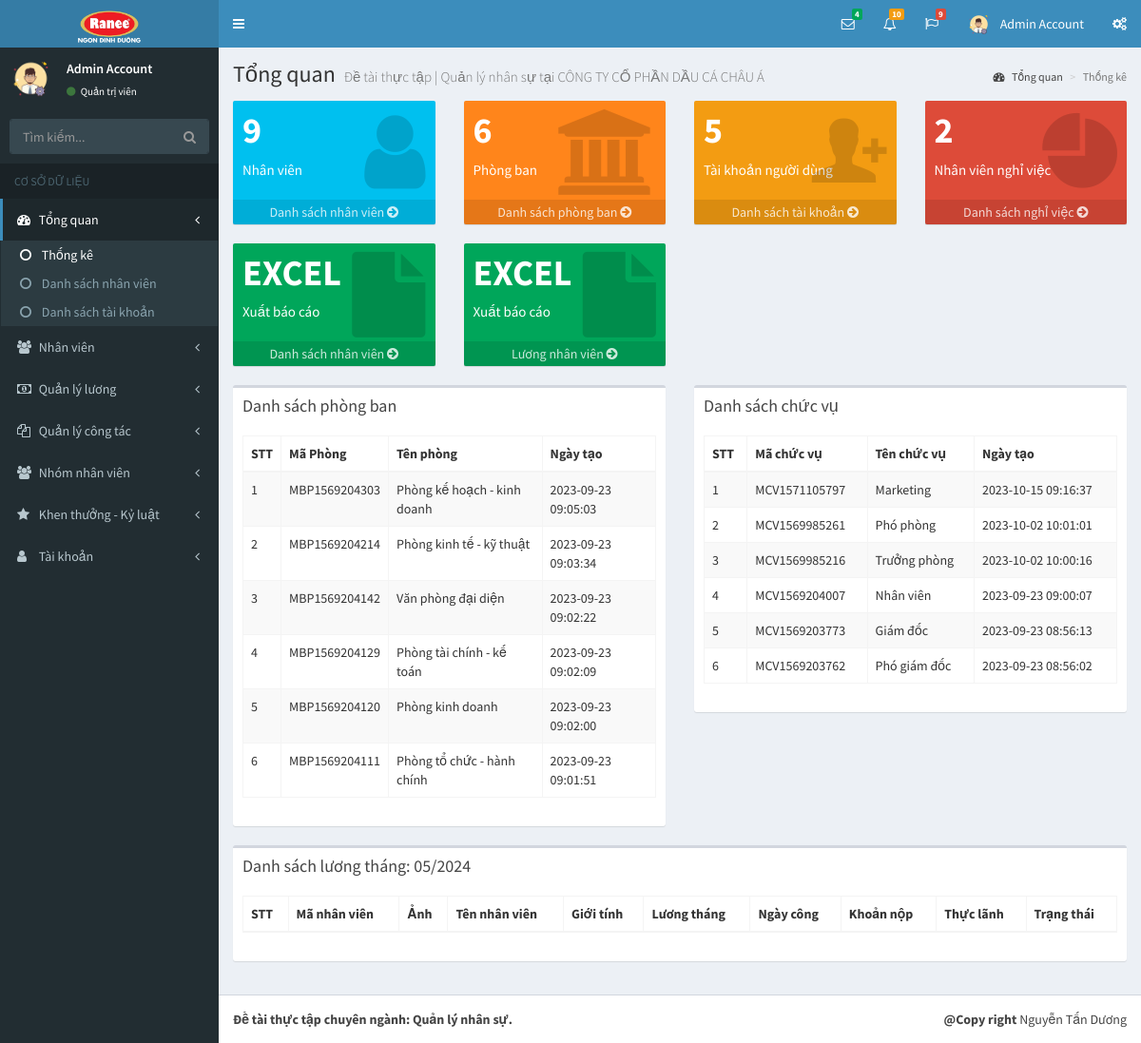
The app's page /pages/index.php?p=index&a=statistic (signed in) with its own data.
### tables this page shows
CREATE TABLE `tai_khoan` (
  `id` int(11) NOT NULL,
  `ho` varchar(50) NOT NULL,
  `ten` varchar(50) NOT NULL,
  `hinh_anh` varchar(50) NOT NULL,
  `email` varchar(50) NOT NULL,
  `mat_khau` varchar(50) NOT NULL,
  `so_dt` varchar(50) NOT NULL,
  `quyen` tinyint(1) NOT NULL,
  `trang_thai` tinyint(1) NOT NULL,
  `truy_cap` int(11) NOT NULL,
  `ngay_tao` datetime NOT NULL,
  `ngay_sua` datetime NOT NULL
);

CREATE TABLE `phong_ban` (
  `id` int(11) NOT NULL,
  `ma_phong_ban` varchar(255) NOT NULL,
  `ten_phong_ban` varchar(255) NOT NULL,
  `ghi_chu` varchar(255) NOT NULL,
  `nguoi_tao` varchar(50) NOT NULL,
  `ngay_tao` datetime NOT NULL,
  `nguoi_sua` varchar(50) DEFAULT NULL,
  `ngay_sua` datetime DEFAULT NULL
);

CREATE TABLE `chuc_vu` (
  `id` int(11) NOT NULL,
  `ma_chuc_vu` varchar(50) NOT NULL,
  `ten_chuc_vu` varchar(255) NOT NULL,
  `luong_ngay` double NOT NULL,
  `ghi_chu` varchar(255) NOT NULL,
  `nguoi_tao` varchar(50) NOT NULL,
  `ngay_tao` datetime NOT NULL,
  `nguoi_sua` varchar(50) NOT NULL,
  `ngay_sua` datetime NOT NULL
);

### pages/index.php (the view, shortened to what this page needs)
<?php
if(isset($_SESSION['username']) && isset($_SESSION['level']))
{
	include('../layouts/header.php');
	include('../layouts/topbar.php');
	include('../layouts/sidebar.php');
	$nv = "SELECT count(id) as soluong FROM nhanvien";
	$resultNV = mysqli_query($conn, $nv);
	$rowNV = mysqli_fetch_array($resultNV);
	$tongNV = $rowNV['soluong'];
	$nghiViec = "SELECT count(id) as soluong FROM nhanvien WHERE trang_thai = 0";
	$resultNghiViec = mysqli_query($conn, $nghiViec);
	$rowNghiViec = mysqli_fetch_array($resultNghiViec);
	$tongNghiViec = $rowNghiViec['soluong'];
	$pb = "SELECT count(id) as soluong FROM phong_ban";
	$resultPB = mysqli_query($conn, $pb);
	$rowPB = mysqli_fetch_array($resultPB);
	$tongPB = $rowPB['soluong'];
	$tk = "SELECT count(id) as soluong FROM tai_khoan";
	$resultTK = mysqli_query($conn, $tk);
	$rowTK = mysqli_fetch_array($resultTK);
	$tongTK = $rowTK['soluong'];
	$phongBan = "SELECT ma_phong_ban, ten_phong_ban, ngay_tao FROM phong_ban ORDER BY id DESC";
	$resultPhongBan = mysqli_query($conn, $phongBan);
	$arrPhongBan = array();
	while ($rowPhongBan = mysqli_fetch_array($resultPhongBan))
	{
		$arrPhongBan[] = $rowPhongBan;
	}
	$chucVu = "SELECT ma_chuc_vu, ten_chuc_vu, ngay_tao FROM chuc_vu ORDER BY id DESC";
	$resultChucVu = mysqli_query($conn, $chucVu);
	$arrChucVu = array();
	while ($rowChucVu = mysqli_fetch_array($resultChucVu))
	{
		$arrChucVu[] = $rowChucVu;
	}
	$thangLuongHienTai = date_format(date_create(date("Y-m-d H:i:s")), "m/Y");
?>
	<div class="content-wrapper">
	    <section class="content-header">
	      <h1>
	        Tổng quan
	        <small>Đề tài thực tập | Quản lý nhân sự tại CÔNG TY CỔ PHẦN DẦU CÁ CHÂU Á</small>
	      </h1>
	      <ol class="breadcrumb">
	        <li><a href="index.php?p=index&a=statistic"><i class="fa fa-dashboard"></i> Tổng quan</a></li>
	        <li class="active">Thống kê</li>
	      </ol>
	    </section>
	    <section class="content">
	      <div class="row">
	        <div class="col-lg-3 col-xs-6">
	          <div class="small-box bg-aqua">
	            <div class="inner">
	              <h3><?php echo $tongNV; ?></h3>
	              <p>Nhân viên</p>
	            </div>
	            <div class="icon">
	              <i class="fa fa-user"></i>
	            </div>
	            <a href="danh-sach-nhan-vien.php?p=staff&a=list-staff" class="small-box-footer">Danh sách nhân viên <i class="fa fa-arrow-circle-right"></i></a>
	          </div>
	        </div>
	        <div class="col-lg-3 col-xs-6">
	          <div class="small-box bg-orange">
	            <div class="inner">
	              <h3><?php echo $tongPB; ?></h3>
	              <p>Phòng ban</p>
	            </div>
	            <div class="icon">
	              <i class="fa fa-bank"></i>
	            </div>
	            <a href="phong-ban.php?p=staff&a=room" class="small-box-footer">Danh sách phòng ban <i class="fa fa-arrow-circle-right"></i></a>
	          </div>
	        </div>
	        <div class="col-lg-3 col-xs-6">
	          <div class="small-box bg-yellow">
	            <div class="inner">
	              <h3><?php echo $tongTK; ?></h3>
	              <p>Tài khoản người dùng</p>
	            </div>
	            <div class="icon">
	              <i class="ion ion-person-add"></i>
	            </div>
	            <a href="ds-tai-khoan.php?p=account&a=list-account" class="small-box-footer">Danh sách tài khoản <i class="fa fa-arrow-circle-right"></i></a>
	          </div>
	        </div>
	        <div class="col-lg-3 col-xs-6">
	          <div class="small-box bg-red">
	            <div class="inner">
	              <h3><?php echo $tongNghiViec; ?></h3>
	              <p>Nhân viên nghỉ việc</p>
	            </div>
	            <div class="icon">
	              <i class="ion ion-pie-graph"></i>
	            </div>
	            <a href="#" class="small-box-footer" onclick="return false;">Danh sách nghỉ việc <i class="fa fa-arrow-circle-right"></i></a>
	          </div>
	        </div>
	        <div class="col-lg-3 col-xs-6">
	          <div class="small-box bg-green">
	            <div class="inner">
	              <h3>EXCEL</h3>
	              <p>Xuất báo cáo</p>
	            </div>
	            <div class="icon">
	              <i class="fa fa-file"></i>
	            </div>
	            <a href="export-nhan-vien.php" class="small-box-footer">Danh sách nhân viên <i class="fa fa-arrow-circle-right"></i></a>
	          </div>
	        </div>
	        <div class="col-lg-3 col-xs-6">
	          <div class="small-box bg-green">
	            <div class="inner">
	              <h3>EXCEL</h3>
	              <p>Xuất báo cáo</p>
	            </div>
	            <div class="icon">
	              <i class="fa fa-file"></i>
	            </div>
	            <a href="export-bang-luong.php" class="small-box-footer">Lương nhân viên <i class="fa fa-arrow-circle-right"></i></a>
	          </div>
	        </div>
	      </div>
	      <div class="row">
	      	<div class="col-lg-6">
	      		<div class="box">
		            <div class="box-header">
		              <h3 class="box-title">Danh sách phòng ban</h3>
		            </div>
		            <div class="box-body">
		              <div class="table-responsive">
		                <table id="example1" class="table table-bordered table-striped">
		                  <thead>
		                  <tr>
		                    <th>STT</th>
		                    <th>Mã Phòng</th>
		                    <th>Tên phòng</th>
		                    <th>Ngày tạo</th>
		                  </tr>
		                  </thead>
		                  <tbody>
		                  <?php
		                    $count = 1;
		                    foreach ($arrPhongBan as $pb)
		                    {
		                  ?>
		                      <tr>
		                        <td><?php echo $count; ?></td>
		                        <td><?php echo $pb['ma_phong_ban']; ?></td>
		                        <td><?php echo $pb['ten_phong_ban']; ?></td>
		                        <td><?php echo $pb['ngay_tao']; ?></td>
		                      </tr>
		                  <?php
		                      $count++;
		                    }
		                  ?>
		                  </tbody>
		                </table>
		              </div>
		            </div>
		         </div>
	      	</div>
	      	<div class="col-lg-6">
	      		<div class="box">
		            <div class="box-header">
		              <h3 class="box-title">Danh sách chức vụ</h3>
		            </div>
		            <div class="box-body">
		              <div class="table-responsive">
		                <table id="example3" class="table table-bordered table-striped">
		                  <thead>
		                  <tr>
		                    <th>STT</th>
		                    <th>Mã chức vụ</th>
		                    <th>Tên chức vụ</th>
		                    <th>Ngày tạo</th>
		                  </tr>
		                  </thead>
		                  <tbody>
		                  <?php
		                    $count = 1;
		                    foreach ($arrChucVu as $cv)
		                    {
		                  ?>
		                      <tr>
		                        <td><?php echo $count; ?></td>
		                        <td><?php echo $cv['ma_chuc_vu']; ?></td>
		                        <td><?php echo $cv['ten_chuc_vu']; ?></td>
		                        <td><?php echo $cv['ngay_tao']; ?></td>
		                      </tr>
		                  <?php
		                      $count++;
		                    }
		                  ?>
		                  </tbody>
		                </table>
		              </div>
		            </div>
		         </div>
	      	</div>
	      	<div class="col-lg-12">
	      		<div class="box">
		            <div class="box-header">
		              <h3 class="box-title">Danh sách lương tháng: <?php echo $thangLuongHienTai; ?></h3>
		            </div>
		            <div class="box-body">
		              <div class="table-responsive">
		                <table id="example4" class="table table-bordered table-striped">
		                  <thead>
		                  <tr>
		                    <th>STT</th>
		                    <th>Mã nhân viên</th>
		                    <th>Ảnh</th>
		                    <th>Tên nhân viên</th>
		                    <th>Giới tính</th>
		                    <th>Lương tháng</th>
		                    <th>Ngày công</th>
		                    <th>Khoản nộp</th>
		                    <th>Thực lãnh</th>
		                    <th>Trạng thái</th>
		                  </tr>
		                  </thead>
		                </table>
		              </div>
		            </div>
		         </div>
	      	</div>
	      </div>
	    </section>
	</div>
<?php
	include('../layouts/footer.php');
}
else
{
	header('Location: dang-nhap.php');
}
?>

### layouts/topbar.php (shortened to what this page needs)
<body class="hold-transition skin-blue sidebar-mini">
<div class="wrapper">
  <header class="main-header">
    <a href="index.php?p=index&a=statistic" class="logo">
      <span class="logo-lg"><img src="../dist/images/logo.png" alt=""></span>
    </a>
    <nav class="navbar navbar-static-top">
      <a href="#" class="sidebar-toggle" data-toggle="push-menu" role="button">
      </a>
      <div class="navbar-custom-menu">
        <ul class="nav navbar-nav">
          <li class="dropdown messages-menu">
            <a href="#" class="dropdown-toggle" data-toggle="dropdown">
              <i class="fa fa-envelope-o"></i>
              <span class="label label-success">4</span>
            </a>
          </li>
          <li class="dropdown notifications-menu">
            <a href="#" class="dropdown-toggle" data-toggle="dropdown">
              <i class="fa fa-bell-o"></i>
              <span class="label label-warning">10</span>
            </a>
          </li>
          <li class="dropdown tasks-menu">
            <a href="#" class="dropdown-toggle" data-toggle="dropdown">
              <i class="fa fa-flag-o"></i>
              <span class="label label-danger">9</span>
            </a>
          </li>
          <li class="dropdown user user-menu">
            <a href="#" class="dropdown-toggle" data-toggle="dropdown">
              <img src="../uploads/images/<?php echo $row_acc['hinh_anh']; ?>" class="user-image" alt="User Image">
              <span class="hidden-xs"><?php echo $row_acc['ten']; ?> <?php echo $row_acc['ho']; ?></span>
            </a>
          </li>
          <li>
            <a href="#" data-toggle="control-sidebar"><i class="fa fa-gears"></i></a>
          </li>
        </ul>
      </div>
    </nav>
  </header>

### layouts/sidebar.php (shortened to what this page needs)
<?php
    if(isset($_GET['p']) && isset($_GET['a']))
    {
        $p = $_GET['p'];
        $a = $_GET['a'];
    }
?>
  <aside class="main-sidebar">
    <section class="sidebar">
      <div class="user-panel">
        <div class="pull-left image">
          <img src="../uploads/images/<?php echo $row_acc['hinh_anh']; ?>" class="img-circle" alt="User Image">
        </div>
        <div class="pull-left info">
          <p>
            <?php echo $row_acc['ten']; ?> <?php echo $row_acc['ho']; ?>
          </p>
          <a href="#"><i class="fa fa-circle text-success"></i>
            <?php
              if($row_acc['quyen'] == 1)
              {
                echo "Quản trị viên";
              }
              else
              {
                echo "Nhân viên";
              }
            ?>
          </a>
        </div>
      </div>
      <form action="#" method="get" class="sidebar-form">
        <div class="input-group">
          <input type="text" name="q" class="form-control" placeholder="Tìm kiếm...">
          <span class="input-group-btn">
                <button type="submit" name="search" id="search-btn" class="btn btn-flat"><i class="fa fa-search"></i>
                </button>
              </span>
        </div>
      </form>
      <ul class="sidebar-menu" data-widget="tree">
        <li class="header">CƠ SỞ DỮ LIỆU</li>
        <li class="<?php if($p == 'index') echo 'active'; ?> treeview">
          <a href="#">
            <i class="fa fa-dashboard"></i> <span>Tổng quan</span>
            <span class="pull-right-container">
              <i class="fa fa-angle-left pull-right"></i>
            </span>
          </a>
          <ul class="treeview-menu">
            <li class="<?php if($a == 'statistic') echo 'active'; ?>"><a href="index.php?p=index&a=statistic"><i class="fa fa-circle-o"></i> Thống kê</a></li>
            <li class="<?php if($a == 'nhanvien') echo 'active'; ?>"><a a href="ds-nhanvien.php?p=index&a=nhanvien"><i class="fa fa-circle-o"></i> Danh sách nhân viên</a></li>
            <li class="<?php if(($p == 'index') && ($a == 'taikhoan')) echo 'active'; ?>"><a href="index_taikhoan.php?p=index&a=taikhoan"><i class="fa fa-circle-o"></i> Danh sách tài khoản</a></li>
          </ul>
        </li>
        <li class="<?php if($p == 'staff') echo 'active'; ?> treeview">
          <a href="#">
            <i class="fa fa-users"></i>
            <span>Nhân viên</span>
            <span class="pull-right-container">
              <i class="fa fa-angle-left pull-right"></i>
            </span>
          </a>
        </li>
        <li class="<?php if($p == 'salary') echo 'active'; ?> treeview">
          <a href="#">
            <i class="fa fa-money"></i>
            <span>Quản lý lương</span>
            <span class="pull-right-container">
              <i class="fa fa-angle-left pull-right"></i>
            </span>
          </a>
        </li>
        <li class="<?php if($p == 'collaborate') echo 'active'; ?> treeview">
          <a href="#">
            <i class="fa fa-files-o"></i>
            <span>Quản lý công tác</span>
            <span class="pull-right-container">
              <i class="fa fa-angle-left pull-right"></i>
            </span>
          </a>
        </li>
        <li class="<?php if($p == 'group') echo 'active'; ?> treeview">
          <a href="#">
            <i class="fa fa-users"></i> <span>Nhóm nhân viên</span>
            <span class="pull-right-container">
              <i class="fa fa-angle-left pull-right"></i>
            </span>
          </a>
        </li>
        <li class="<?php if($p == 'bonus-discipline') echo 'active'; ?> treeview">
          <a href="#">
            <i class="fa fa-star"></i> <span>Khen thưởng - Kỷ luật</span>
            <span class="pull-right-container">
              <i class="fa fa-angle-left pull-right"></i>
            </span>
          </a>
        </li>
        <li class="<?php if($p == 'account') echo 'active'; ?> treeview">
          <a href="#">
            <i class="fa fa-user"></i> <span>Tài khoản</span>
            <span class="pull-right-container">
              <i class="fa fa-angle-left pull-right"></i>
            </span>
          </a>
        </li>
      </ul>
    </section>
  </aside>

### records on screen
tai_khoan: hinh_anh (picture), ten "Admin", ho "Account"
phong_ban: ma_phong_ban "MBP1569204303", ten_phong_ban "Phòng kế hoạch - kinh doanh", ngay_tao "2023-09-23 09:05:03"
phong_ban: ma_phong_ban "MBP1569204214", ten_phong_ban "Phòng kinh tế - kỹ thuật", ngay_tao "2023-09-23 09:03:34"
phong_ban: ma_phong_ban "MBP1569204142", ten_phong_ban "Văn phòng đại diện", ngay_tao "2023-09-23 09:02:22"
phong_ban: ma_phong_ban "MBP1569204129", ten_phong_ban "Phòng tài chính - kế toán", ngay_tao "2023-09-23 09:02:09"
phong_ban: ma_phong_ban "MBP1569204120", ten_phong_ban "Phòng kinh doanh", ngay_tao "2023-09-23 09:02:00"
phong_ban: ma_phong_ban "MBP1569204111", ten_phong_ban "Phòng tổ chức - hành chính", ngay_tao "2023-09-23 09:01:51"
chuc_vu: ma_chuc_vu "MCV1571105797", ten_chuc_vu "Marketing", ngay_tao "2023-10-15 09:16:37"
chuc_vu: ma_chuc_vu "MCV1569985261", ten_chuc_vu "Phó phòng", ngay_tao "2023-10-02 10:01:01"
chuc_vu: ma_chuc_vu "MCV1569985216", ten_chuc_vu "Trưởng phòng", ngay_tao "2023-10-02 10:00:16"
chuc_vu: ma_chuc_vu "MCV1569204007", ten_chuc_vu "Nhân viên", ngay_tao "2023-09-23 09:00:07"
chuc_vu: ma_chuc_vu "MCV1569203773", ten_chuc_vu "Giám đốc", ngay_tao "2023-09-23 08:56:13"
chuc_vu: ma_chuc_vu "MCV1569203762", ten_chuc_vu "Phó giám đốc", ngay_tao "2023-09-23 08:56:02"

### other values on screen
$tongNV "9"
$tongPB "6"
$tongTK "5"
$tongNghiViec "2"
$thangLuongHienTai "05/2024"
